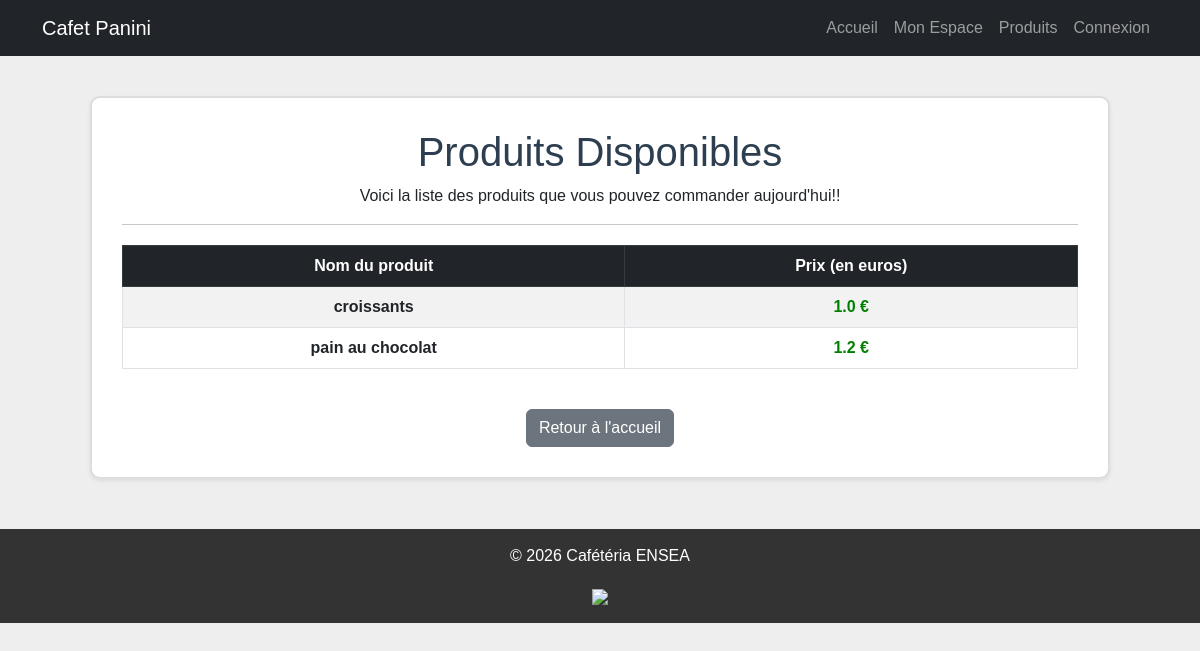
Before: /products/ with the older database file.
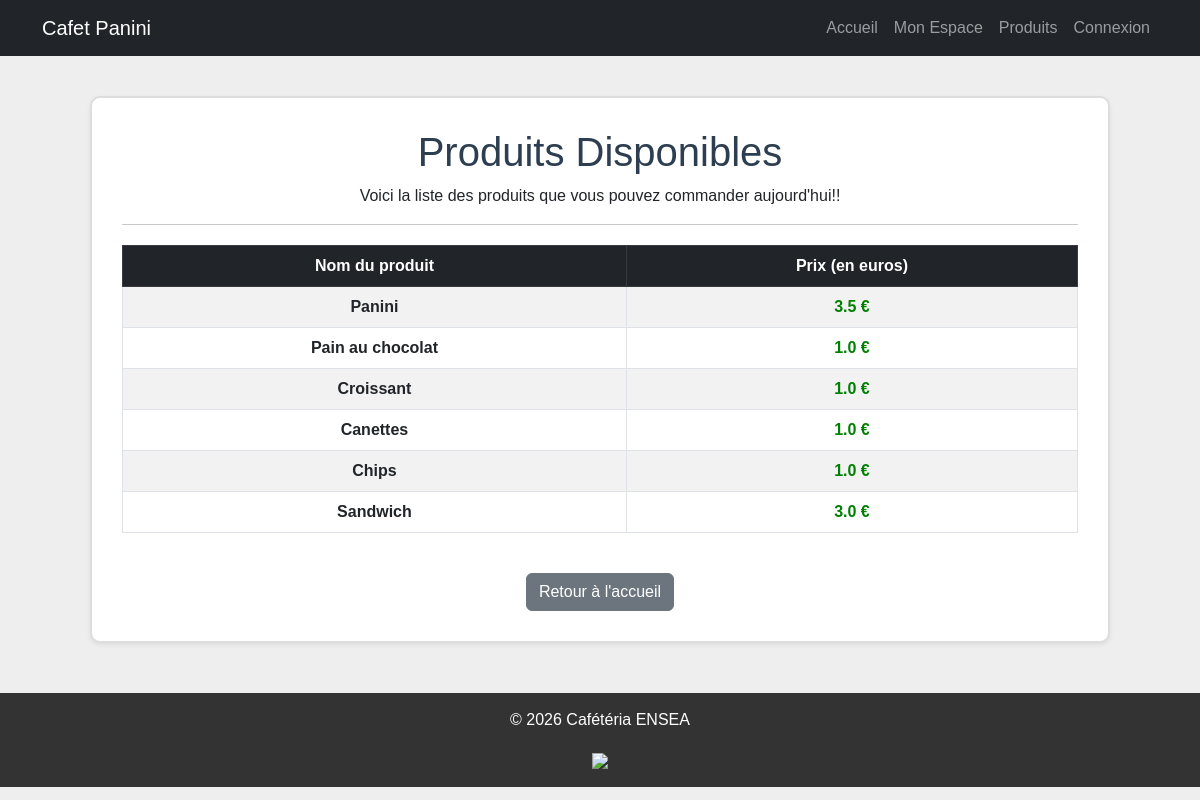
After: the same page with the newer database file.
### cafeteria_app/models.py (models this page shows)
class Product (models.Model):
    name = models.CharField(max_length=100)
    price = models.FloatField()
    available = models.BooleanField()

### cafeteria_app/views.py (the view)
# urls.py: path('products/', views.product_list, name='products'),
def product_list(request):
    products = Product.objects.filter(available=True)
    return render(request, 'product_list.html', {'products': products})

### cafeteria_app/templates/product_list.html (shortened to what this page needs)
<!DOCTYPE html>
<html lang="fr">
<head>
    <link href="https://cdn.jsdelivr.net/npm/bootstrap@5.2.3/dist/css/bootstrap.min.css" rel="stylesheet" />
</head>
<body>
    {% load static %}
    <nav class="navbar navbar-expand-lg navbar-dark bg-dark">
        <div class="container">
            <a class="navbar-brand" href="#">Cafet Panini</a>
            <div class="navbar-nav">
                <a class="nav-link" href="{% url 'home' %}">Accueil</a>
                <a class="nav-link" href="{% url 'students' %}">Mon Espace</a>
                <a class="nav-link" href="{% url 'products' %}">Produits</a>
                {% if user.is_authenticated %}
                    <span class="nav-link" style="color: pink;">Bonjour {{ user.username }} !</span>
                    <a class="nav-link" href="{% url 'cas_ng_logout' %}">Déconnexion</a>
                {% else %}
                    <a class="nav-link" href="{% url 'cas_ng_login' %}">Connexion</a>
                {% endif %}
            </div>
        </div>
    </nav>
    <div class="mon-bloc-blanc shadow-sm">
        <h1 style="color: #2c3e50;"> Produits Disponibles</h1>
        <p>Voici la liste des produits que vous pouvez commander aujourd'hui!!</p>
        <hr>
        <table class="table table-striped table-hover table-bordered table-stylee">
            <thead class="table-dark">
                <tr>
                    <th>Nom du produit</th>
                    <th>Prix (en euros)</th>
                </tr>
            </thead>
            <tbody>
                {% for product in products %}
                <tr>
                    <td><b>{{ product.name }}</b></td>
                    <td style="color: green; font-weight: bold;">{{ product.price }} €</td>
                </tr>
                {% empty %}
                <tr>
                    <td colspan="2">Désolé, aucun produit n'est disponible pour le moment.</td>
                </tr>
                {% endfor %}
            </tbody>
        </table>
        <br>
        <a href="{% url 'home' %}" class="btn btn-secondary">Retour à l'accueil</a>
    </div>
    <div class="mon-footer text-center">
        <p>© 2026 Cafétéria ENSEA</p>
        <img src="https://i.postimg.cc/zGvbZwdw/logo-ensea.png" width="40">
    </div>
</body>
</html>

### cafeteria_app/templates/product_list.html (style rules this page uses)
body { background-color: #eeeeee; font-family: Arial, sans-serif; }
.mon-bloc-blanc { background-color: white; width: 85%; margin: 40px auto; padding: 30px; border: 2px solid #dddddd; border-radius: 10px; text-align: center; }
.table-stylee { margin-top: 20px; border-collapse: collapse; width: 100%; }
.mon-footer { background-color: #333333; color: white; padding: 15px; margin-top: 50px; }

Changed rows visible on the page:
removed Product: name "croissants", price "1.0"
removed Product: name "pain au chocolat", price "1.2"
added Product: name "Panini", price "3.5"
added Product: name "Pain au chocolat", price "1.0"
added Product: name "Croissant", price "1.0"
added Product: name "Canettes", price "1.0"
added Product: name "Chips", price "1.0"
added Product: name "Sandwich", price "3.0"
